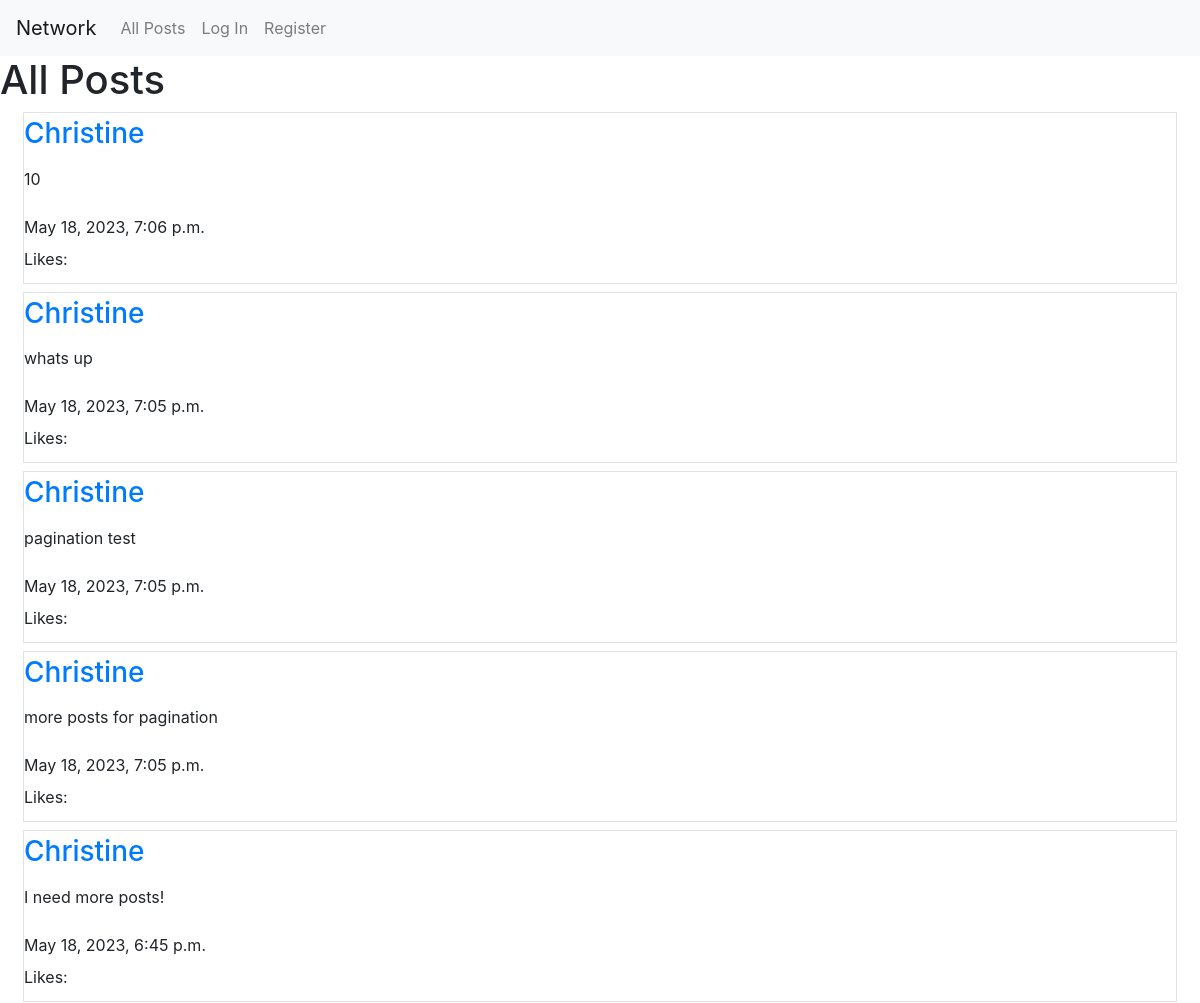
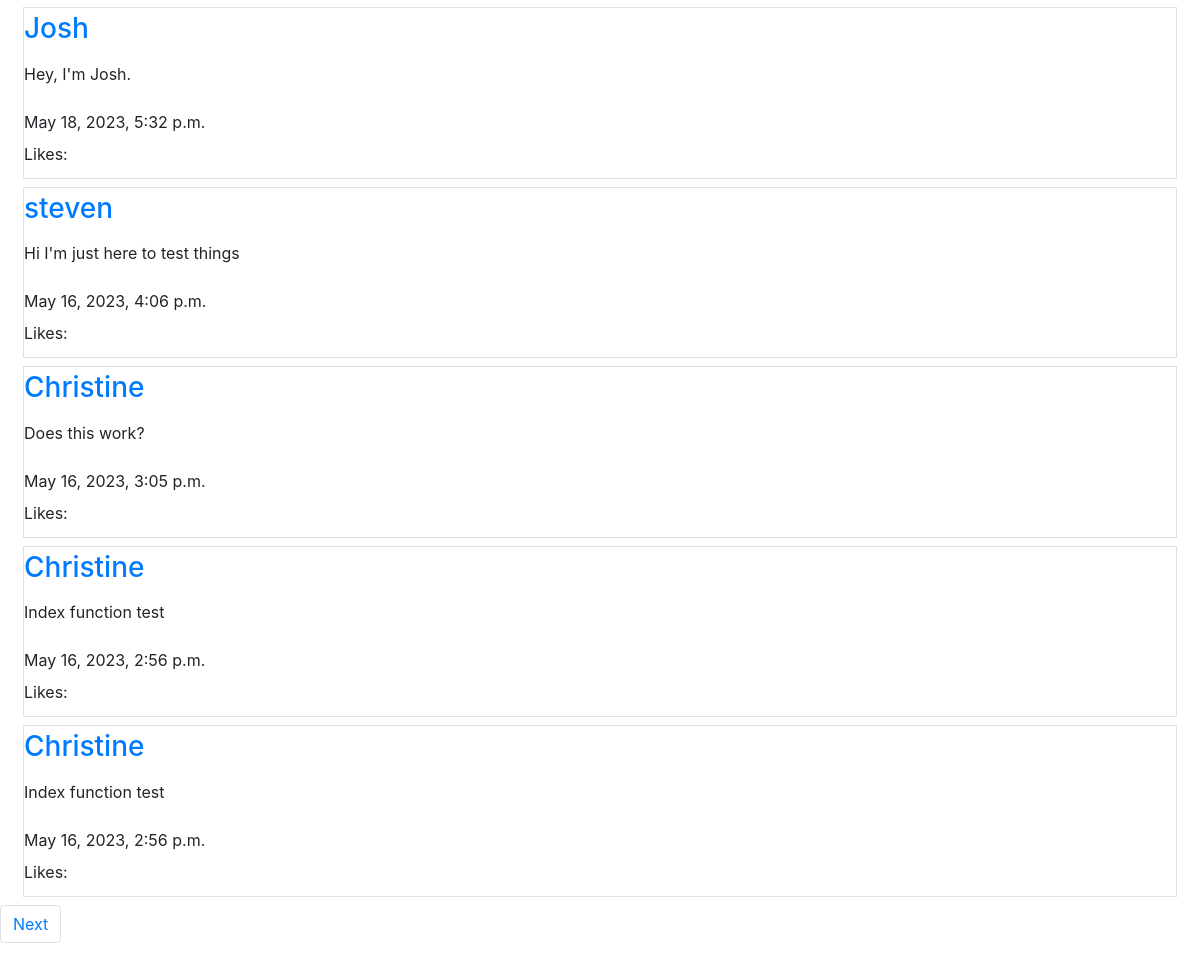
The app's page /, older data (2 pictures, top to bottom).
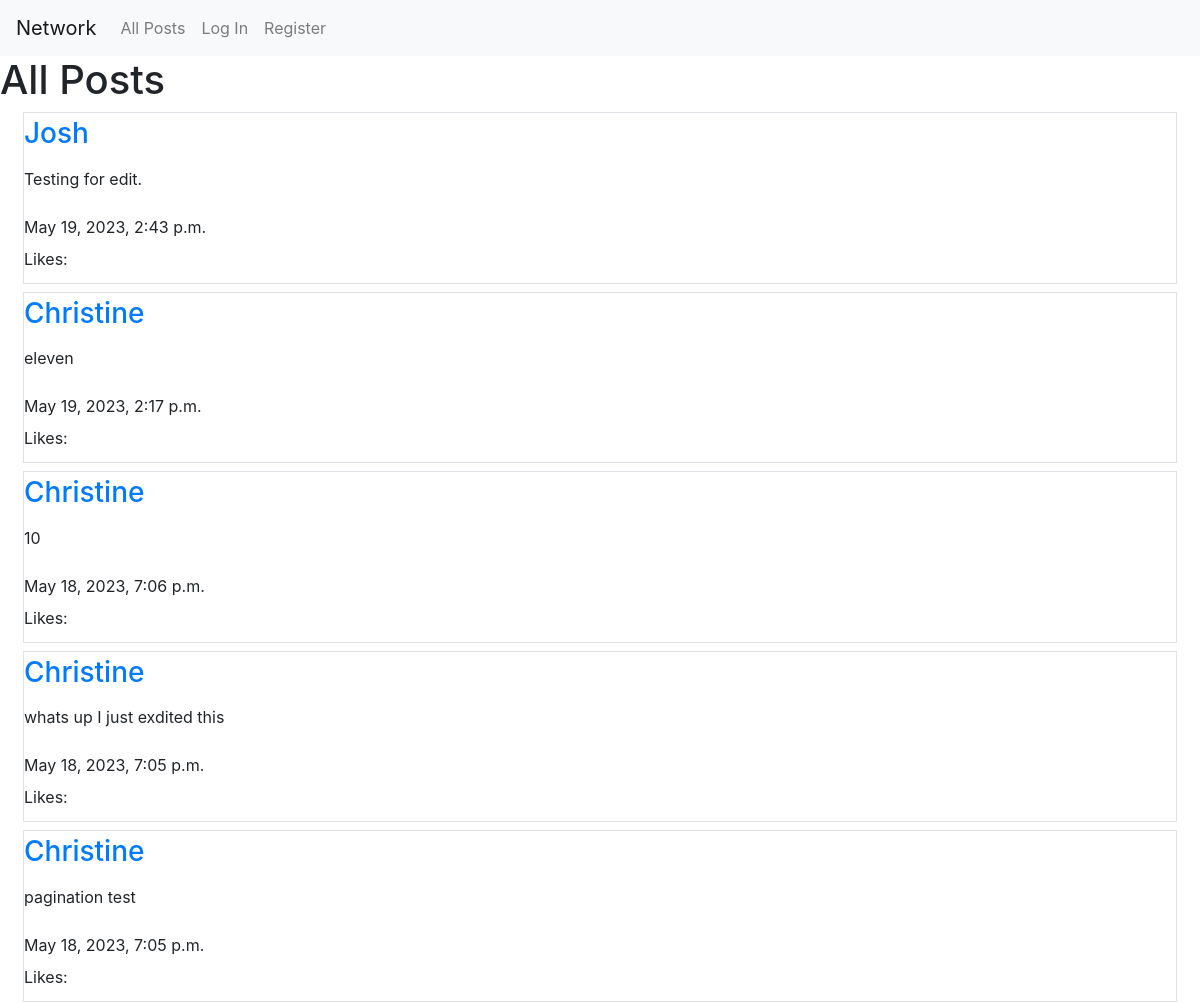
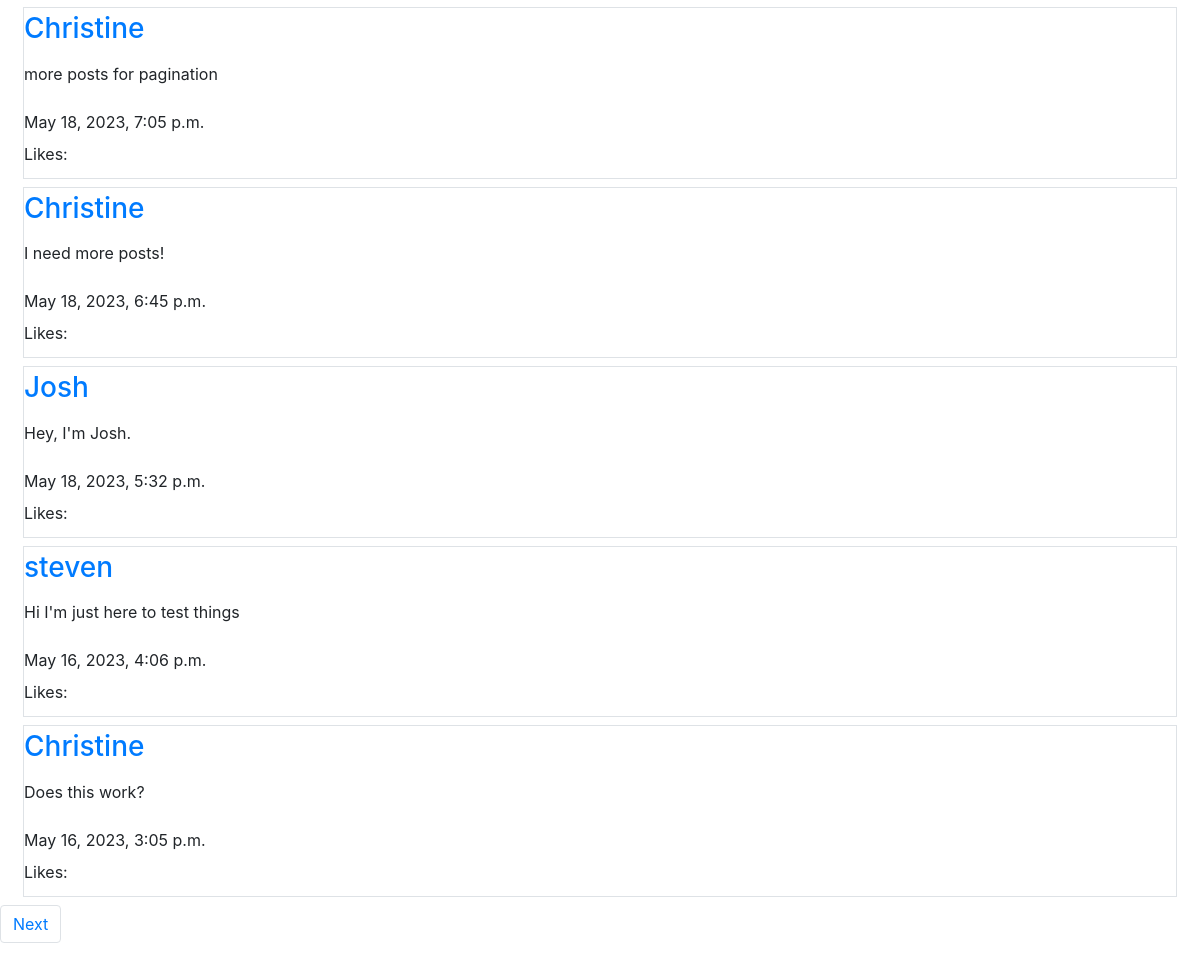
The same page, newer data (2 pictures, top to bottom).
### network/models.py (models this page shows, shortened)
class Post(models.Model):
    user = models.ForeignKey(User, on_delete=models.CASCADE, related_name="author")
    content = models.TextField(max_length=500)
    date = models.DateTimeField(auto_now_add=True)

class User(AbstractUser):
    pass

### network/views.py (the view, shortened to what this page needs)
# urls.py: path("", views.index, name="index"),
def index(request):
    posts = Post.objects.all().order_by('-date')
    paginator = Paginator(posts, 10)
    page_number = request.GET.get('page')
    page_obj = paginator.get_page(page_number)
    likes = Like.objects.all()
    liked_posts = []
    try:
        for like in likes:
            if like.user.id == request.user.id:
                liked_posts.append(like.post.id)
    except:
        liked_posts = []
    return render(request, "network/index.html", {
        "form": NewPostForm(),
        "posts": posts,
        "page_obj": page_obj,
        "liked_posts": liked_posts
    })

### network/templates/network/index.html (shortened to what this page needs)
{% extends "network/layout.html" %}
{% block body %}
    <h1>All Posts</h1>
    <div class="container-fluid">
        {% for post in page_obj %}
            <div class="row m-2 border flex-column">
                <div class="my-1">
                    <h3><a href="{% url 'display_profile' post.user.id %}">{{ post.user }}</a></h3>
                </div>
                <div class="my-1">
                    <p id="content_{{ post.id }}">{{ post.content }}</p>
                </div>
                <div class="my-1">
                    <span>{{ post.date }}</span>
                </div>
                <div class="my-1">
                    <span>Likes: </span>
                </div>
            </div>
        {% endfor %}
    </div>
    <div class="pagination">
        <nav aria-label="Page navigation example">
            <ul class="pagination">
                {% if page_obj.has_next %}
                    {% if page_obj.next_page_number == page_obj.paginator.num_pages %}
                        <li class="page-item"><a class="page-link" href="?page={{ page_obj.paginator.num_pages }}">Next</a></li>
                    {% else %}
                        <li class="page-item"><a class="page-link" href="?page={{ page_obj.next_page_number }}">Next</a></li>
                    {% endif %}
                {% endif %}
            </ul>
        </nav>
    </div>
{% endblock %}

### network/templates/network/layout.html (shortened to what this page needs)
{% load static %}
<!DOCTYPE html>
<html lang="en">
    <head>
        <link rel="stylesheet" href="https://stackpath.bootstrapcdn.com/bootstrap/4.4.1/css/bootstrap.min.css">
        <link href="{% static 'network/styles.css' %}" rel="stylesheet">
    </head>
    <body>
        <nav class="navbar navbar-expand-lg navbar-light bg-light">
            <a class="navbar-brand" href="{% url 'index' %}">Network</a>
            <div>
              <ul class="navbar-nav mr-auto">
                <li class="nav-item">
                  <a class="nav-link" href="{% url 'index' %}">All Posts</a>
                </li>
                {% if user.is_authenticated %}
                    <li class="nav-item">
                        <a class="nav-link" href="{% url 'following' %}">Following</a>
                    </li>
                    <li class="nav-item">
                        <a class="nav-link" href="{% url 'logout' %}">Log Out</a>
                    </li>
                {% else %}
                    <li class="nav-item">
                        <a class="nav-link" href="{% url 'login' %}">Log In</a>
                    </li>
                    <li class="nav-item">
                        <a class="nav-link" href="{% url 'register' %}">Register</a>
                    </li>
                {% endif %}
              </ul>
            </div>
          </nav>
        <div class="body">
            {% block body %}
            {% endblock %}
        </div>
    </body>
</html>

Row changes from the older to the newer data that the page shows:
no longer on this page (row unchanged): Post: user "Christine", content "Index function test", date "May 16, 2023, 2:56 p.m."
no longer on this page (row unchanged): Post: user "Christine", content "Index function test", date "May 16, 2023, 2:56 p.m."
added Post: user "Josh", content "Testing for edit.", date "May 19, 2023, 2:43 p.m."
added Post: user "Christine", content "eleven", date "May 19, 2023, 2:17 p.m."
changed Post: content "whats up" → "whats up I just exdited this"
